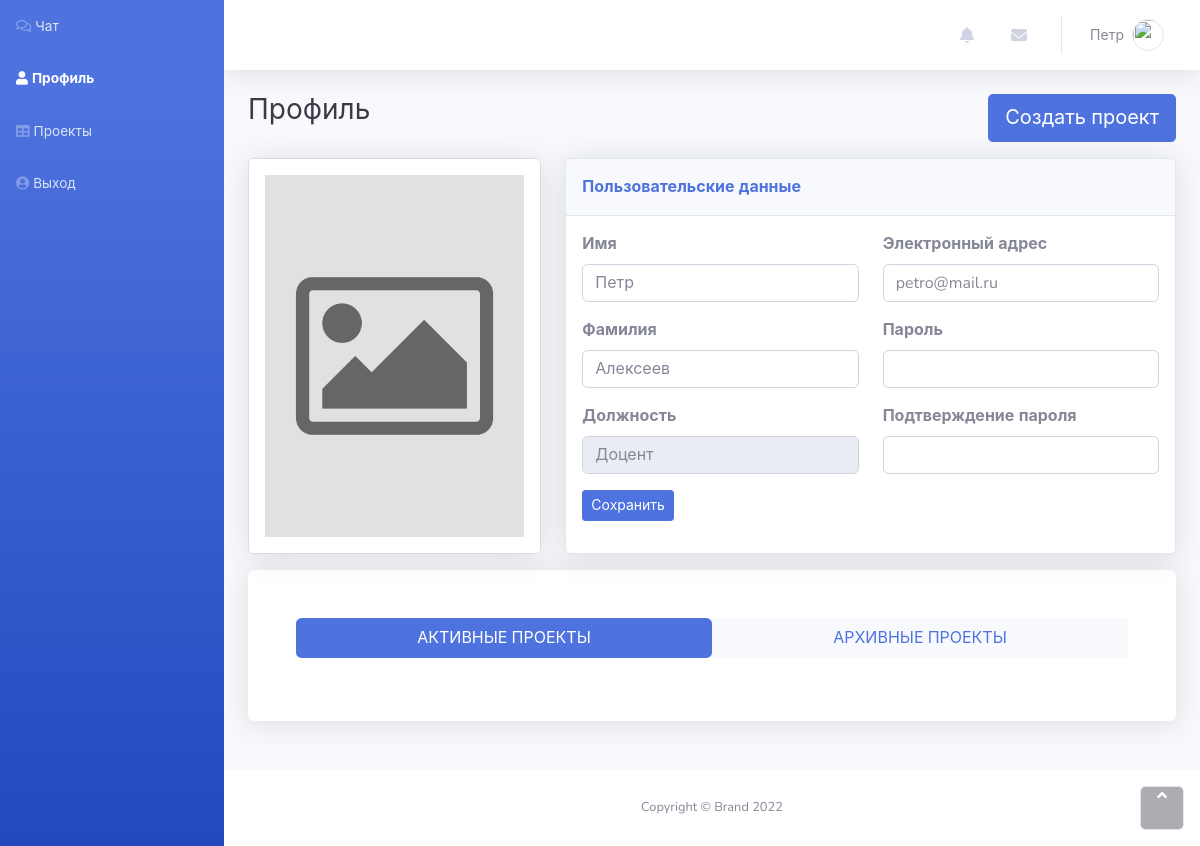
Screenshot of /realproject/profil.php (signed in) with the database file from the repository.
### tables this page shows
CREATE TABLE IF NOT EXISTS `Anketa` (
  `id` int(11) NOT NULL AUTO_INCREMENT,
  `phamiliya` varchar(50) NOT NULL DEFAULT '',
  `name` varchar(50) NOT NULL DEFAULT '',
  `otchestvo` varchar(50) NOT NULL DEFAULT '',
  `id_organize` int(11) DEFAULT NULL,
  `login` varchar(50) NOT NULL DEFAULT '',
  `password` varchar(255) NOT NULL DEFAULT '',
  `year_begin` year(4) DEFAULT NULL,
  `logo` varchar(500) DEFAULT NULL,
  `nick` varchar(50) DEFAULT NULL,
  `id_dolzhnost` int(11) DEFAULT NULL,
  `role` bit(2) DEFAULT NULL COMMENT '1 - заказчик, 2 - куратор, 3 - студент',
  PRIMARY KEY (`id`),
  KEY `FK_Anketa_Organization` (`id_organize`),
  KEY `FK_Anketa_Dolzhnost` (`id_dolzhnost`),
  CONSTRAINT `FK_Anketa_Dolzhnost` FOREIGN KEY (`id_dolzhnost`) REFERENCES `Dolzhnost` (`id`),
  CONSTRAINT `FK_Anketa_Organization` FOREIGN KEY (`id_organize`) REFERENCES `Organization` (`id`)
);

CREATE TABLE IF NOT EXISTS `Dolzhnost` (
  `id` int(11) NOT NULL AUTO_INCREMENT,
  `dolzhnost` varchar(50) DEFAULT NULL,
  PRIMARY KEY (`id`)
);

### realproject/model/data.php (called while the page is built, shortened)
<?
function getProfile($id)
{
	require_once($_SERVER['DOCUMENT_ROOT'].'/model/profile.php');
	$profile = new profile();
	$profile = $profile -> getPr($GLOBALS['dbc'], $id);
	return $profile;
}
?>

### realproject/model/Profile.php (called while the page is built, shortened)
<?
class Profile
{
	function getPr($db, $id)
	{
		$query = "SELECT * FROM Anketa WHERE id = $id";
		$data = mysqli_query($db, $query);
		$result = mysqli_fetch_array($data);
		$this -> foto = $result['logo'];
		$this -> name = $result['name'];
		$this -> family = $result['phamiliya'];
		$this -> mail = $result['login'];
		$this -> role = $result['role'];
		switch ($this -> role)
		{
			case 2:
				$query ="SELECT dolzhnost FROM Dolzhnost WHERE id = ".$result['id_dolzhnost'];
				$data = mysqli_query($db, $query);
				$d = mysqli_fetch_array($data)['dolzhnost'];
				$this->value = $d;
				break;
		}
		return $this;
	}
}
?>

### realproject/profil.php (the view, shortened to what this page needs)
<html>
<?php require_once('header.php');
$id2 = $_GET['id'];
require_once('model/data.php');
$flag = $id==$id2 || $id2=='';
?>
<body id="page-top">
    <div id="wrapper">
    <?php
    require_once('left_menu.php');
    ?>
        <div class="d-flex flex-column" id="content-wrapper">
            <div id="content">
            <?php
            require_once('top_menu.php');
            ?>
                <div class="container-fluid">
                <div class="row">
  <div class="col-md-6">
    <h3 class="text-dark mb-4">Профиль</h3>
  </div>
  <div class="col-md-6">
    <div class="mb-3 d-flex justify-content-end">
      <a class="btn btn-primary btn-lg ml-auto" id="but_pr" href="project_create.php">Создать проект</a>
    </div>
  </div>
</div>
                    <div class="row mb-3">
                    <div class="col-lg-4">
                    <div class="card" style="height:100%">
    <?php
    $profile = getProfile($id);
    ?>
    <div class="card-body text-center shadow" style="height: 100%; margin-top: 0px;">
    <img id="image" src="<?php echo ($profile->foto ? $profile->foto : 'assets/img/no_img.jpg');?>" style="width: 100%;height: 100%;object-fit: cover;"  onclick="FindFile()">
    </div>
</div>
</div>
                        <div class="col-lg-8">
                            <div class="row">
                                <div class="col">
                                    <div class="card shadow">
                                        <div class="card-header py-3" style="color: rgb(133, 135, 150);background: rgb(248, 249, 252);">
                                            <p class="text-primary m-0 fw-bold">Пользовательские данные</p>
                                        </div>
                                        <div class="card-body">
                                        <form class="user" id="Update_Password" method="POST">
                                                <div class="row">
                                                    <div class="col">
                                                        <div class="mb-3">
                                                            <label class="form-label" for="first_name">
                                                                <strong>Имя</strong>
                                                                <br>
                                                            </label>
                                                            <input class="form-control" type="text" id="Name" placeholder="" name="first_name" style="border-top-color: rgb(209, 211, 226);" value="<?php echo $profile -> name ?>" >
                                                        </div>
                                                        <div class="mb-3">
                                                            <label class="form-label" for="last_name">
                                                                <strong>Фамилия</strong>
                                                                <br>
                                                            </label>
                                                            <input class="form-control" type="text" id="Last_Name" placeholder="" name="last_name" value="<?php echo $profile -> family; ?>">
                                                        </div>
                                                        <div class="mb-3">
                                                            <label class="form-label" for="first_name" id="label_role">
                                                                <strong>
                                                                    <?php switch ($profile->role){ case 1: echo 'Организация'; break; case 2: echo 'Должность'; break; case 3: echo 'Год поступления'; break;}?>
                                                                </strong>
                                                                <br>
                                                            </label>
                                                            <input class="form-control" readOnly="true" type="text" value='<?php echo $profile->value;?>' id="Organization" placeholder="" name="first_name" style="border-top-color: rgb(209, 211, 226);">
                                                        </div>
                                                    </div>
                                                    <div class="col">
                                                        <div class="mb-3">
                                                            <label class="form-label" for="email">
                                                                <strong>Электронный адрес</strong>
                                                                <br>
                                                            </label>
                                                            <input class="form-control" type="email" id="Email" placeholder="" name="email" value="<?php echo $profile -> mail; ?>">
                                                        </div>
                                                        <?php if ($flag) {?>
                                                        <div class="mb-3">
                                                            <label class="form-label" for="last_name">
                                                                <strong>Пароль</strong>
                                                                <br>
                                                            </label>
                                                            <input class="form-control" type="text" id="Password" placeholder="" name="last_name">
                                                        </div>
                                                        <div class="mb-3">
                                                            <label class="form-label" "for="last_name">
                                                                <strong>Подтверждение пароля</strong>
                                                                <br>
                                                            </label>
                                                            <input class="form-control" type="text" id="Password2" placeholder="" name="last_name">
                                                        </div>
                                                        <?php }?>
                                                    </div>
                                                </div>
                                                <div class="mb-3"><button class="btn btn-primary btn-sm" id="but_save" type="submit">Сохранить</button></div>
                                            </form>
                                        </div>
                                    </div>
                                </div>
                            </div>
                        </div>
                    </div>
                </div>
                <div class="container-fluid">
    <div class="p-5 bg-white rounded shadow mb-5" >
        <ul id="myTab" class="nav nav-tabs nav-pills flex-column flex-sm-row text-center bg-light border-0 rounded-nav" role="tablist">
            <li class="nav-item flex-sm-fill"><a id="active-tab" class="nav-link border-0 text-uppercase font-weight-bold active" data-toggle="tab" onclick="setActive(this)" role="tab">Активные проекты</a></li>
            <li class="nav-item flex-sm-fill"><a id="archive-tab" class="nav-link border-0 text-uppercase font-weight-bold" data-toggle="tab" onclick="setActive(this)" role="tab">Архивные проекты</a></li>
        </ul>
        <?php
        require_once("model/data.php");
                                ?>
    </div>
</div>
            </div>
            <footer class="bg-white sticky-footer">
                <div class="container my-auto">
                    <div class="text-center my-auto copyright"><span>Copyright © Brand 2022</span></div>
                </div>
            </footer>
        </div><a class="border rounded d-inline scroll-to-top" href="#page-top"><i class="fas fa-angle-up"></i></a>
    </div>
</body>
</html>

### realproject/assets/css/Filter.css (style rules this page uses)
* { outline: none; }

### realproject/assets/css/untitled.css (style rules this page uses)
.form-control { display: block; width: 100%; padding: .375rem .75rem; font-size: 1rem; font-weight: 400; line-height: 1.5; color: #858796; background-color: #fff; background-clip: padding-box; border: 1px solid #d1d3e2; -webkit-appearance: none; -moz-appearance: none; appearance: none; border-radius: .35rem; transition: border-color .15s ease-in-out,box-shadow .15s ease-in-out; }

### rows the page displays
anketa: first_name "Петр", last_name "Алексеев", email "petro@mail.ru"
dolzhnost: first_name "Доцент"

### other values shown
$_SESSION['name'] "Петр"
